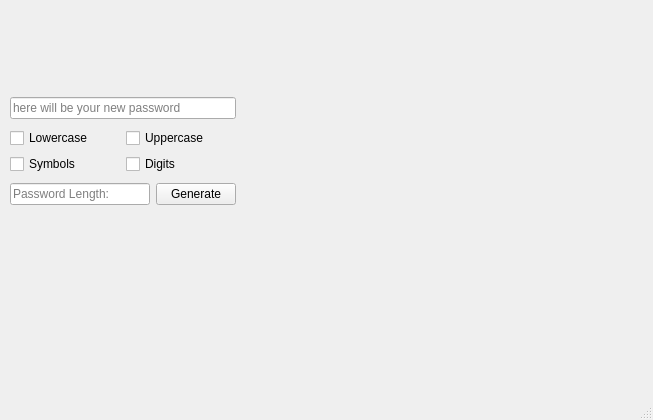
<?xml version="1.0" encoding="UTF-8"?>
<ui version="4.0">
 <class>MainWindow</class>
 <widget class="QMainWindow" name="MainWindow">
  <property name="geometry">
   <rect>
    <x>0</x>
    <y>0</y>
    <width>653</width>
    <height>420</height>
   </rect>
  </property>
  <property name="windowTitle">
   <string>MainWindow</string>
  </property>
  <widget class="QWidget" name="centralwidget">
   <widget class="QWidget" name="">
    <property name="geometry">
     <rect>
      <x>10</x>
      <y>94</y>
      <width>226</width>
      <height>116</height>
     </rect>
    </property>
    <layout class="QGridLayout" name="gridLayout_2">
     <item row="0" column="0" colspan="2">
      <widget class="QLineEdit" name="generated_password_output">
       <property name="placeholderText">
        <string>here will be your new password</string>
       </property>
      </widget>
     </item>
     <item row="1" column="0" colspan="2">
      <layout class="QGridLayout" name="gridLayout">
       <item row="0" column="0">
        <widget class="QCheckBox" name="checkBox_Lowercase">
         <property name="text">
          <string>Lowercase</string>
         </property>
        </widget>
       </item>
       <item row="0" column="1">
        <widget class="QCheckBox" name="checkBox_Uppercase">
         <property name="text">
          <string>Uppercase</string>
         </property>
        </widget>
       </item>
       <item row="1" column="0">
        <widget class="QCheckBox" name="checkBox_Symbols">
         <property name="text">
          <string>Symbols</string>
         </property>
        </widget>
       </item>
       <item row="1" column="1">
        <widget class="QCheckBox" name="checkBox_Digits">
         <property name="text">
          <string>Digits</string>
         </property>
        </widget>
       </item>
      </layout>
     </item>
     <item row="2" column="0">
      <widget class="QLineEdit" name="length_input">
       <property name="placeholderText">
        <string>Password Length:</string>
       </property>
      </widget>
     </item>
     <item row="2" column="1">
      <widget class="QPushButton" name="generate_button">
       <property name="text">
        <string>Generate</string>
       </property>
      </widget>
     </item>
    </layout>
   </widget>
  </widget>
  <widget class="QMenuBar" name="menubar">
   <property name="geometry">
    <rect>
     <x>0</x>
     <y>0</y>
     <width>653</width>
     <height>24</height>
    </rect>
   </property>
  </widget>
  <widget class="QStatusBar" name="statusbar"/>
 </widget>
 <resources/>
 <connections/>
</ui>
